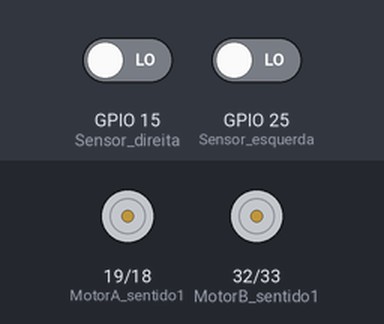
A sketch run on a simulated ESP32. Shown: motor-driver pin pairs drawn as motors (green arrow = first pin HIGH = forward, orange = second pin HIGH = backward, longer = more drive, scaled by the enable pin). The test bench sets the inputs (shaded band); at power-on: GPIO 15 (Sensor_direita) LOW, GPIO 25 (Sensor_esquerda) LOW.

Above: at 6.2 s.
6.3 s: GPIO 15 (Sensor_direita) driven HIGH
At 6.9 s:
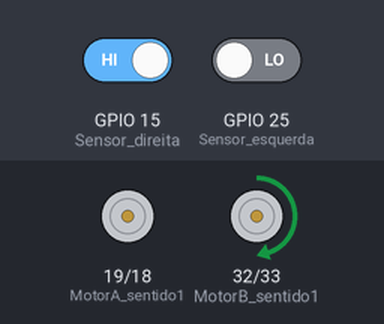
9.3 s: GPIO 25 (Sensor_esquerda) driven HIGH
At 10.1 s:
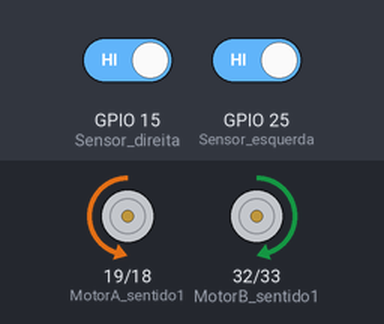
Timing chart, 0 to 18.3 s (numbered marks = the images above; inputs shaded):
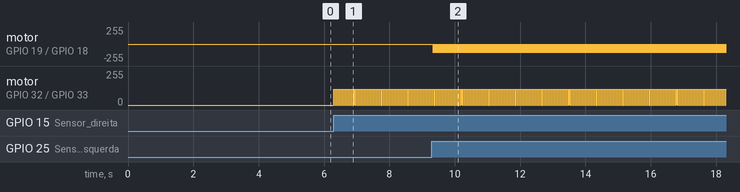

Measured:
- after the input at 6.3 s, motor on GPIO 32 (MotorB_sentido1) / GPIO 33 (MotorB_sentido2): alternates forward 120/255 for 0.03 s and stopped for 0.02 s, starting at once
- after the input at 9.3 s, motor on GPIO 19 (MotorA_sentido1) / GPIO 18 (MotorA_sentido2): alternates backward 120/255 for 0.03 s and stopped for 0.02 s, starting at once

The sketch:

codigoModificadoComFuncoes.ino
```cpp
/* DECLARAÇÃO DE VARIAVEIS */
#define MotorA_sentido1 19
#define MotorA_sentido2 18
#define MotorB_sentido1 32
#define MotorB_sentido2 33
#define MotorA_PWM 16
#define MotorB_PWM 13

#define veloc0 0
#define veloc1 50
#define veloc2 120

#define Sensor_direita 15
#define Sensor_esquerda 25

int delays = 30;
int delayPara = 15;
int ultimoLido = 0;
bool direita, esquerda;
unsigned long millis1 = millis();

/* FUNÇÕES */
void inicializar() {
  delay(5000); // Aguarda 5 segundos após ligar o sistema
  Serial.begin(9600); // Inicia a comunicação serial
  pinMode(MotorA_sentido1, OUTPUT);
  pinMode(MotorA_sentido2, OUTPUT);
  pinMode(MotorB_sentido1, OUTPUT);
  pinMode(MotorB_sentido2, OUTPUT);
  pinMode(MotorA_PWM, OUTPUT);
  pinMode(MotorB_PWM, OUTPUT);
  pinMode(Sensor_direita, INPUT);
  pinMode(Sensor_esquerda, INPUT);
  analogWrite(MotorA_PWM, veloc2); // Define a velocidade inicial dos motores
  analogWrite(MotorB_PWM, veloc2);
}

void moverParaFrente() {
  digitalWrite(MotorA_sentido1, LOW);
  digitalWrite(MotorA_sentido2, HIGH);
  digitalWrite(MotorB_sentido1, HIGH);
  digitalWrite(MotorB_sentido2, LOW);
}

void pararMovimento() {
  digitalWrite(MotorA_sentido1, LOW);
  digitalWrite(MotorA_sentido2, LOW);
  digitalWrite(MotorB_sentido1, LOW);
  digitalWrite(MotorB_sentido2, LOW);
}

void virarDireita() {
  ultimoLido = 1;
  digitalWrite(MotorA_sentido1, LOW);
  digitalWrite(MotorA_sentido2, LOW);
  digitalWrite(MotorB_sentido1, HIGH);
  digitalWrite(MotorB_sentido2, LOW);
}

void virarEsquerda() {
  ultimoLido = 2;
  digitalWrite(MotorA_sentido1, LOW);
  digitalWrite(MotorA_sentido2, HIGH);
  digitalWrite(MotorB_sentido1, LOW);
  digitalWrite(MotorB_sentido2, LOW);
}

/* SETUP */
void setup() {
  inicializar();
}

/* LOOP PRINCIPAL */
void loop() {
  // Leituras dos Sensores
  direita = digitalRead(Sensor_direita);
  esquerda = digitalRead(Sensor_esquerda);

  // Rodando os motores dependendo das leituras
  if (direita && esquerda) {
    if (ultimoLido == 0) {
      moverParaFrente();
      delay(delays);
    } else {
      moverParaFrente();
      delay(delays);
      pararMovimento();
      delay(delayPara);
    }
  } else if (direita && !esquerda) {
    virarDireita();
    delay(delays);
    pararMovimento();
    delay(delayPara);
  } else if (!direita && esquerda) {
    virarEsquerda();
    delay(delays);
    pararMovimento();
    delay(delayPara);
  } else if (!direita && !esquerda) {
    if (ultimoLido == 1) {
      virarDireita();
      delay(delays);
      pararMovimento();
      delay(delayPara);
    } else if (ultimoLido == 2) {
      virarEsquerda();
      delay(delays);
      pararMovimento();
      delay(delayPara);
    }
    // Adicione mais condições (ultimoLido == 3, 4, ...) se necessário
  }
}
```
